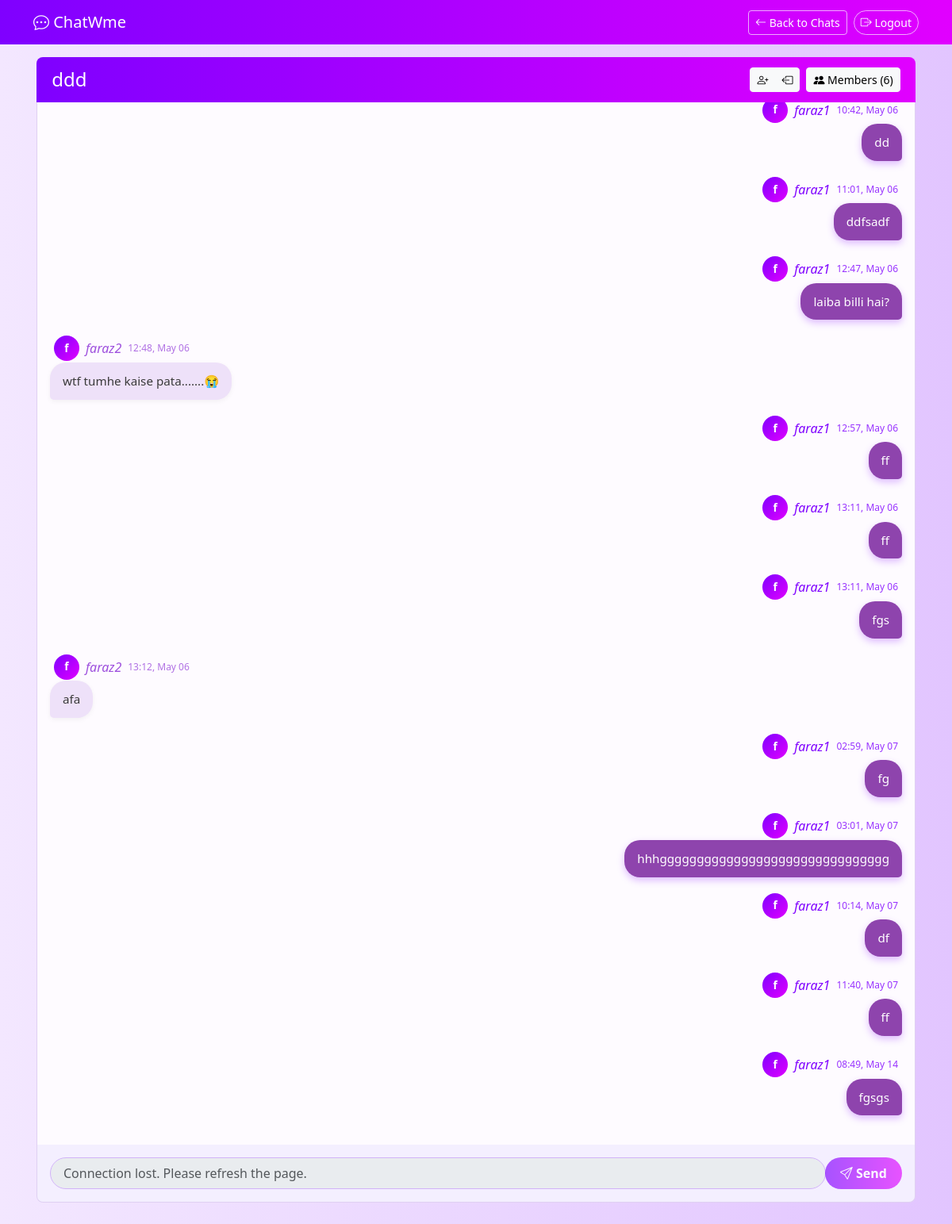
The page /groups/ddd/ (signed in) on the database its author committed.
### chat/models.py (models this page shows, shortened)
class GroupChatRoom(models.Model):
    name = models.CharField(max_length=100)
    description = models.TextField(blank=True, null=True)
    slug = models.SlugField(unique=True)
    created_at = models.DateTimeField(default=timezone.now)
    admin = models.ForeignKey(User, on_delete=models.CASCADE, related_name='admin_of')

class GroupMessage(models.Model):
    user = models.ForeignKey(User, on_delete=models.CASCADE)
    group = models.ForeignKey(GroupChatRoom, on_delete=models.CASCADE, related_name='messages')
    message_content = models.TextField()
    date = models.DateTimeField(auto_now=True)
    class Meta:
        ordering = ('date',)

### accounts/models.py (models this page shows)
class CustomUser(AbstractUser):
    avatar= models.FileField(upload_to=user_avatar_path, blank=True, null=True, default='accounts/avatars/default.png')
    bio = models.TextField(blank=True, null=True)
    name= models.CharField(max_length=100, default="user")

### chat/views.py (the view)
# urls.py: path('groups/<slug:slug>/', views.group_chat, name='group_chat'),
@login_required
def group_chat(request, slug):
    group = get_object_or_404(GroupChatRoom, slug=slug)
    is_member = GroupMembership.objects.filter(user=request.user, group=group).exists()
    if not is_member:
        messages.error(request, "You are not a member of this group")
        return redirect('index')
    is_admin = GroupMembership.objects.filter(
        user=request.user,
        group=group,
        is_admin=True
    ).exists()
    group_messages = GroupMessage.objects.filter(group=group).order_by('date')
    members = GroupMembership.objects.filter(group=group).select_related('user')
    is_only_admin = is_admin and GroupMembership.objects.filter(group=group, is_admin=True).count() == 1
    return render(request, 'chat/group_chat.html', {
        'group': group,
        'messages': group_messages,
        'members': members,
        'is_admin': is_admin,
        'is_only_admin': is_only_admin,
        'member_count': members.count()
    })

### chat/templates/chat/group_chat.html (shortened to what this page needs)
<!DOCTYPE html>
<html lang="en">
  <head>
    <link
      href="https://cdn.jsdelivr.net/npm/bootstrap@5.3.5/dist/css/bootstrap.min.css"
      rel="stylesheet"
    />
    <link
      rel="stylesheet"
      href="https://cdn.jsdelivr.net/npm/bootstrap-icons@1.11.1/font/bootstrap-icons.css"
    />
  </head>
  <body>
    <nav class="navbar navbar-expand navbar-light navbar-chat">
      <div class="container">
        <a class="navbar-brand" href="/">
          <i class="bi bi-chat-dots"></i> ChatWme
        </a>
        <div class="d-flex">
          <a
            href="{% url 'index' %}"
            class="btn btn-outline-secondary btn-sm me-2"
          >
            <i class="bi bi-arrow-left"></i> Back to Chats
          </a>
          <a href="{% url 'logout' %}" class="btn btn-outline-danger btn-sm">
            <i class="bi bi-box-arrow-right"></i> Logout
          </a>
        </div>
      </div>
    </nav>
    <main class="container mt-3">
      <div class="row">
        <div class="col-12 chat-container px-md-3 px-2">
          <div class="chat-header d-flex justify-content-between align-items-center">
            <div>
              <h4 class="mb-0">{{ group.name }}</h4>
            </div>
            <div class="d-flex align-items-center">
              <div class="btn-group me-2">
                {% if is_admin %}
                <a href="{% url 'invite_to_group' group.slug %}" class="btn btn-light btn-sm" title="Invite Members">
                  <i class="bi bi-person-plus"></i>
                </a>
                {% endif %}
                <button id="leaveGroupBtn" class="btn btn-light btn-sm" data-bs-toggle="modal" data-bs-target="#leaveConfirmModal" title="Leave Group">
                  <i class="bi bi-box-arrow-left"></i>
                </button>
              </div>
              <button class="btn btn-light btn-sm" data-bs-toggle="modal" data-bs-target="#membersModal">
                <i class="bi bi-people-fill"></i> Members ({{ members.count }})
              </button>
            </div>
          </div>
          <div class="brace-container">
            <div id="message_container" class="p-3">
              <div id="chat-messages" class="message-container">
                {% for message in messages %}
                <div class="message-item {% if message.user.username == request.user.username %}my-message-item{% else %}other-message-item{% endif %}">
                  <div class="message-header">
                    <div class="user-avatar">
                      {{ message.user.username|slice:":1" }}
                    </div>
                    <i>{{ message.user.username }}</i>
                    <span class="message-time">
                      {{ message.date|date:"H:i, M d" }}
                    </span>
                  </div>
                  <div class="message-bubble {% if message.user.username == request.user.username %}my-message{% else %}other-message{% endif %}">
                    {{ message.message_content }}
                  </div>
                </div>
                {% empty %}
                <div class="text-center text-muted my-5">
                  <i class="bi bi-chat-dots fs-1"></i>
                  <p class="mt-3">No messages yet. Start the conversation!</p>
                </div>
                {% endfor %}
              </div>
            </div>
          </div>
          <div class="message-form-container">
            <form id="chatForm">
              <div class="input-group">
                <input
                  type="text"
                  id="messageInput"
                  class="form-control"
                  placeholder="Type your message..."
                  autocomplete="on"
                />
                <button type="submit" class="btn btn-primary" id="sendButton">
                  <i class="bi bi-send"></i> Send
                </button>
              </div>
            </form>
          </div>
        </div>
      </div>
    </main>
  </body>
</html>

### chat/templates/chat/group_chat.html (style rules this page uses)
:root { --primary-color: #7f00ff; --secondary-color: #e100ff; --gradient-bg: linear-gradient(to right, #7f00ff, #e100ff); --light-bg: #f3e7ff; --message-light: #eee1f9; --text-dark: #3a3a3a; --shadow-sm: 0 2px 6px rgba(0, 0, 0, 0.05); --shadow-md: 0 4px 10px rgba(127, 0, 255, 0.25); }
body { background: linear-gradient(to right, #f3e7ff, #e2c5ff); font-family: 'Segoe UI', Tahoma, Geneva, Verdana, sans-serif; }
.navbar-chat { background: linear-gradient(to right, #7f00ff, #e100ff); border-bottom: none; }
.navbar-chat .navbar-brand, .navbar-chat .btn { color: white !important; }
.navbar-chat .btn-outline-secondary { border-color: #ffffffaa; color: white; }
.navbar-chat .btn-outline-danger { border-color: #ffffffaa; color: white; }
.chat-header { background: linear-gradient(to right, #7f00ff, #e100ff); color: white; padding: 0.8rem 1.2rem; border-top-left-radius: 0.5rem; border-top-right-radius: 0.5rem; margin-bottom: 0; }
.brace-container { display: flex; align-items: stretch; position: relative; background-color: #fefbff; border: 1px solid #dfd0f2; border-top: none; border-bottom: none; }
#message_container { flex-grow: 1; height: 60vh; overflow-y: auto; background-color: #fefbff; scrollbar-width: none; -ms-overflow-style: none; }
.message-form-container { padding: 1rem; background-color: #f4efff; border: 1px solid #dfd0f2; border-top: none; border-bottom-left-radius: 0.5rem; border-bottom-right-radius: 0.5rem; }
.message-item { margin-bottom: 20px; display: flex; flex-direction: column; }
.message-item.my-message-item { align-items: flex-end; }
.message-item.other-message-item { align-items: flex-start; }
.message-header { display: flex; align-items: center; padding: 0 5px; margin-bottom: 1.5px; }
.my-message-item .message-header { color: #7f00ff; }
.other-message-item .message-header { color: #9d4edd; }
.message-bubble { max-width: 75%; padding: 12px 16px; border-radius: 1.25rem; position: relative; word-wrap: break-word; box-shadow: var(--shadow-sm); font-size: 0.95rem; }
.my-message { background-color: #8e44ad; color: white; border-bottom-right-radius: 5px; box-shadow: var(--shadow-md); }
.other-message { background-color: var(--message-light); color: var(--text-dark); border-bottom-left-radius: 5px; }
.user-avatar { width: 32px; height: 32px; border-radius: 50%; background: linear-gradient(135deg, #7f00ff, #e100ff); display: flex; align-items: center; justify-content: center; font-weight: bold; color: white; margin-right: 8px; font-size: 0.85rem; }
.message-time { font-size: 0.75rem; opacity: 0.8; margin-left: 8px; }
#messageInput { border-radius: 2rem; border: 1px solid #d1b3f7; padding-left: 1rem; }
#sendButton { background: var(--gradient-bg); color: white; border-radius: 2rem; border: none; padding: 0.5rem 1.2rem; }
.btn-primary { background: var(--gradient-bg); border: none; font-weight: bold; border-radius: 1.5rem; }
.btn-outline-danger { border-radius: 1rem; }

### rows shown on the page
GroupChatRoom: name "ddd"
GroupMessage: user.username "f", user.username "faraz1", date "10:42, May 06", message_content "dd"
GroupMessage: user.username "f", user.username "faraz1", date "11:01, May 06", message_content "ddfsadf"
GroupMessage: user.username "f", user.username "faraz1", date "12:47, May 06", message_content "laiba billi hai?"
GroupMessage: user.username "f", user.username "faraz2", date "12:48, May 06", message_content "wtf tumhe kaise pata.......😭"
GroupMessage: user.username "f", user.username "faraz1", date "12:57, May 06", message_content "ff"
GroupMessage: user.username "f", user.username "faraz1", date "13:11, May 06", message_content "ff"
GroupMessage: user.username "f", user.username "faraz1", date "13:11, May 06", message_content "fgs"
GroupMessage: user.username "f", user.username "faraz2", date "13:12, May 06", message_content "afa"
GroupMessage: user.username "f", user.username "faraz1", date "02:59, May 07", message_content "fg"
GroupMessage: user.username "f", user.username "faraz1", date "03:01, May 07", message_content "hhhggggggggggggggggggggggggggggggg"
GroupMessage: user.username "f", user.username "faraz1", date "10:14, May 07", message_content "df"
GroupMessage: user.username "f", user.username "faraz1", date "11:40, May 07", message_content "ff"
GroupMessage: user.username "f", user.username "faraz1", date "08:49, May 14", message_content "fgsgs"

### other values the page prints
{{ members.count }} "6"
